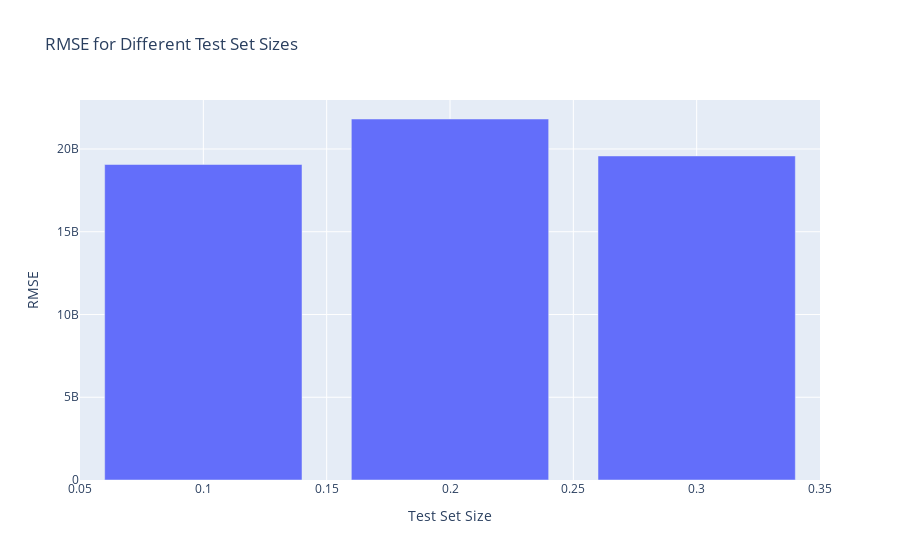

The notebook cell this image was saved under:
### Code cell
import plotly.express as px

# Test set sizes
test_set_sizes = [0.1, 0.2, 0.3]

# Corresponding RMSE results
rmse_results = [19061995786.15, 21811867903.45, 19579433507.72]

# Create a DataFrame
df_rmse = pd.DataFrame({'Test Set Size': test_set_sizes, 'RMSE': rmse_results})

# Create a bar plot with grid lines
fig_rmse = px.bar(df_rmse, x='Test Set Size', y='RMSE', title='RMSE for Different Test Set Sizes',
                  labels={'Test Set Size': 'Test Set Size', 'RMSE': 'RMSE'})

# Add grid lines
fig_rmse.update_layout(xaxis=dict(showgrid=True, zeroline=False, showline=False),
                       yaxis=dict(showgrid=True, zeroline=False, showline=False))

# Make the plot interactive
fig_rmse.show()

### Figure 1 — Plotly figure (JSON) as saved in the notebook; plotly's stock layout.template omitted (floating-point values rounded to 4 significant figures)
{"data": [{"alignmentgroup": "True", "hovertemplate": "Test Set Size=%{x}<br>RMSE=%{y}<extra></extra>", "legendgroup": "", "marker": {"color": "#636efa", "pattern": {"shape": ""}}, "name": "", "offsetgroup": "", "orientation": "v", "showlegend": false, "textposition": "auto", "type": "bar", "x": [0.1, 0.2, 0.3], "xaxis": "x", "y": [19060000000.0, 21810000000.0, 19580000000.0], "yaxis": "y"}], "layout": {"barmode": "relative", "legend": {"tracegroupgap": 0}, "title": {"text": "RMSE for Different Test Set Sizes"}, "xaxis": {"anchor": "y", "domain": [0, 1], "showgrid": true, "showline": false, "title": {"text": "Test Set Size"}, "zeroline": false}, "yaxis": {"anchor": "x", "domain": [0, 1], "showgrid": true, "showline": false, "title": {"text": "RMSE"}, "zeroline": false}}}
